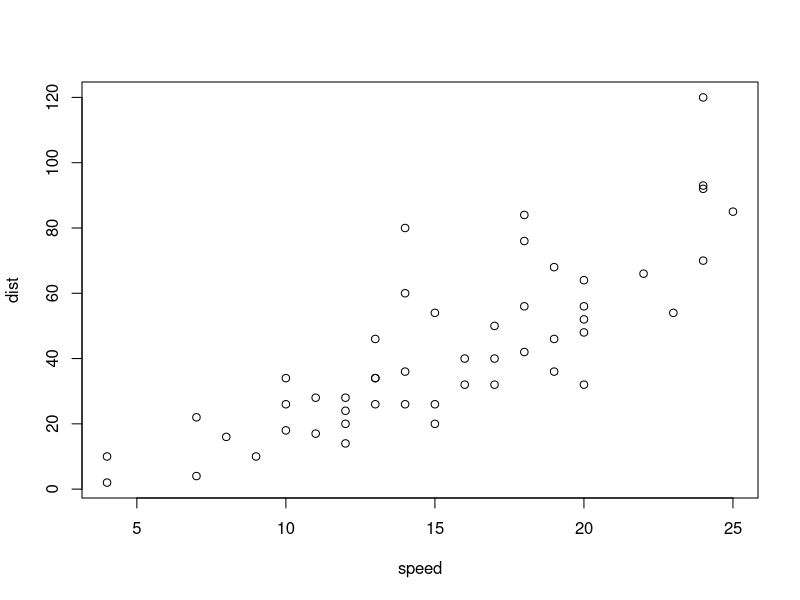
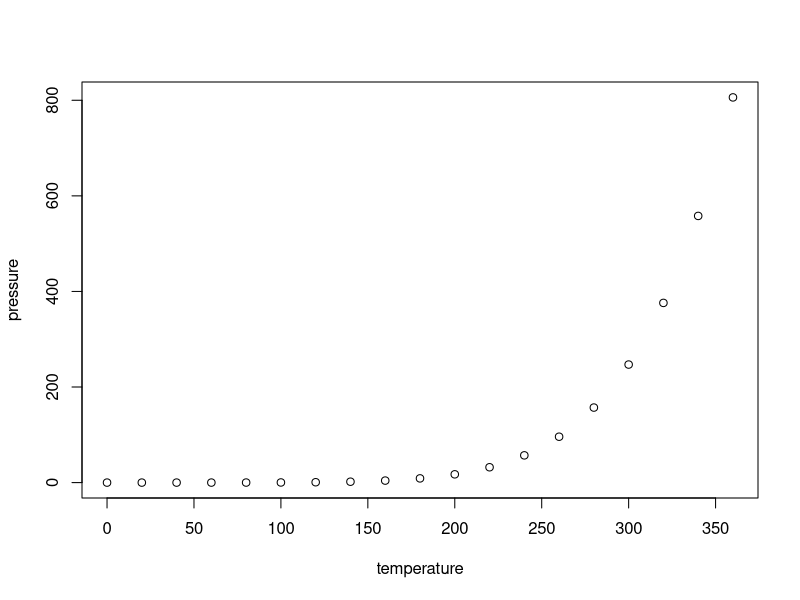
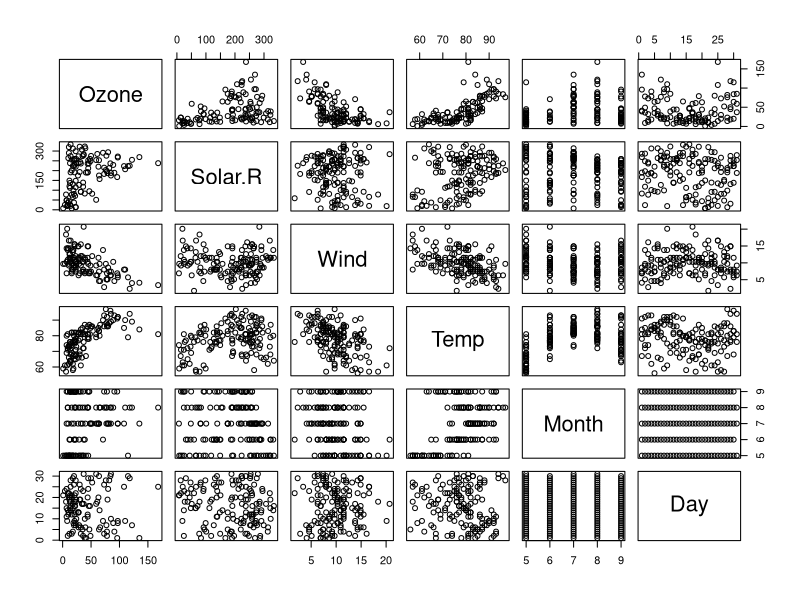

Recreate these plots in R, in order.
## ---- chunk 1
knitr::opts_chunk$set(echo = TRUE)
## ---- chunk 2
plot(cars)
## ---- chunk 3
plot(pressure)
## ---- chunk 4
plot(airquality)
